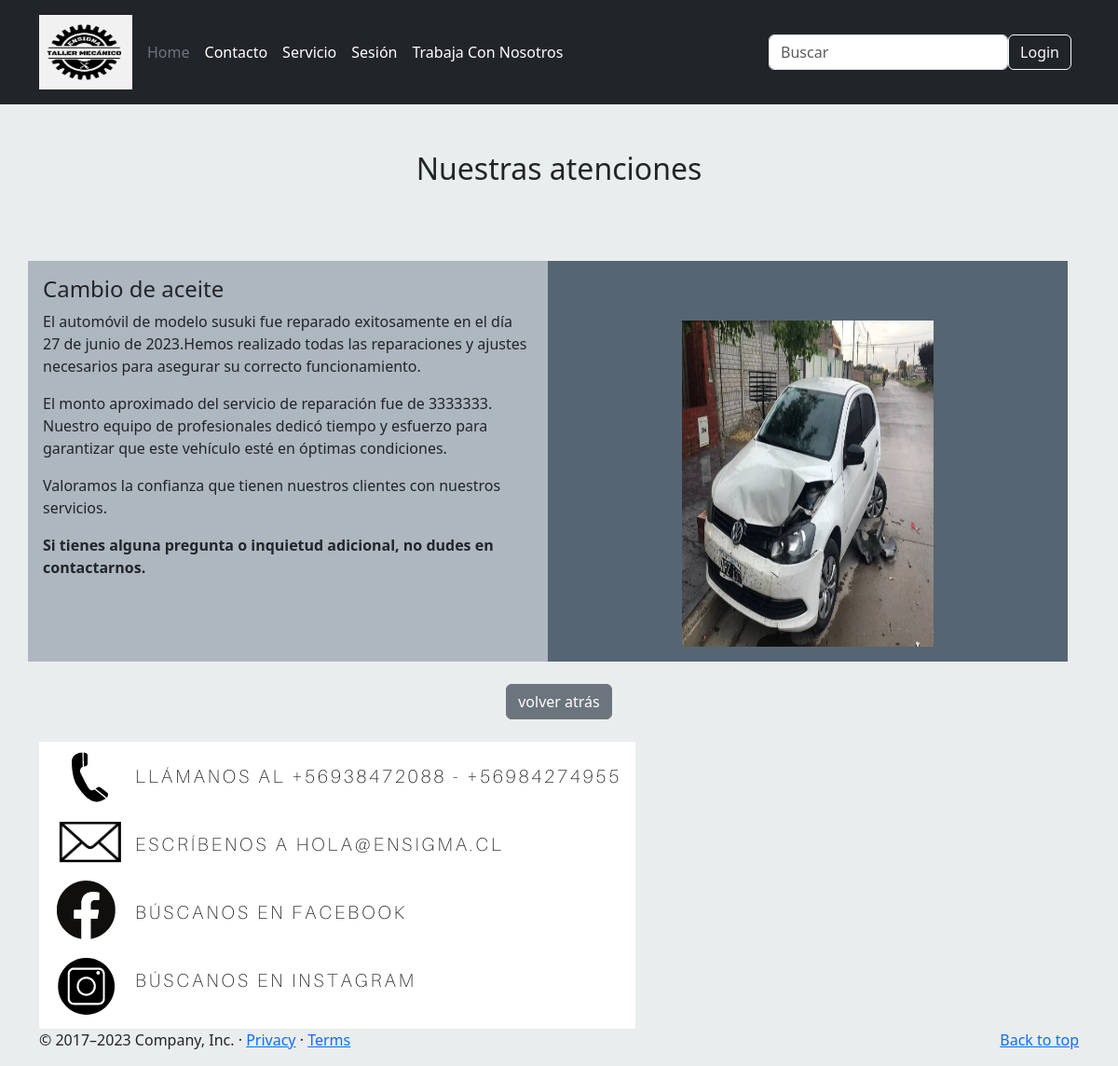
/informacion_atencion/2/, run on the app's committed database.
### appweb/models.py (models this page shows, shortened)
class Atencion(models.Model):
    id_atencion = models.AutoField(primary_key=True)
    fecha = models.DateField()
    monto = models.IntegerField()
    Modelo = models.CharField(max_length=100)
    categoria = models.ForeignKey(Categoria, on_delete=models.CASCADE)
    observacion = models.TextField()
    motivoRechazo = models.TextField(null=True,blank=True)
    Estado = models.CharField(max_length=50, default='Pendiente')
    usuario = models.ForeignKey(User, on_delete=models.CASCADE, blank=True, null=True)
    fotografia = models.ImageField(null=True, upload_to='categoria')

class Categoria(models.Model):
    nombre_categoria = models.CharField(max_length=50)
    def __str__(self):
        return self.nombre_categoria

### appweb/views.py (the view)
# urls.py: path('informacion_atencion/<id_atencion>/',Inform_atenciones,name="Inform_atenciones"),
def Inform_atenciones(request,id_atencion):
    atencion = Atencion.objects.filter(id_atencion=id_atencion)
    data = {
        "atencion" : atencion
    }
    print(data)
    return render(request, "informacion_atencion.html",data)

### appweb/templates/informacion_atencion.html (shortened to what this page needs)
{% extends 'base.html' %}
{% load static %}
{% block contenido %}
<div class="container" style="margin-top: 50px" >
  <div id="profesionales_excelencia" class="row" >
    <div class="cont-profesionales col-lg-12 col-md-12 col-sm-12 col-xs-12">
        <center><h2>Nuestras atenciones</h2></center>
      <br>
      <br>
      <br>
      <div class="cont-listado row">
        <div class="row " id="menu">
            {% for p in atencion %}
            <div class="col-md-6 p-3" style="background-color:#AEB6BF ;">
                <h4> {{p.categoria}}</h4>
                <p>El automóvil de modelo {{ p.Modelo }} fue reparado exitosamente en el día {{ p.fecha }}.Hemos
                    realizado todas las reparaciones y ajustes necesarios para asegurar su correcto funcionamiento.</p>
                <p>El monto aproximado del servicio de reparación fue de {{ p.monto }}. Nuestro equipo de profesionales dedicó tiempo y
                   esfuerzo para garantizar que este vehículo esté en óptimas condiciones.</p>
                <p>Valoramos la confianza que tienen nuestros clientes con nuestros servicios. </p>
                    <strong> Si tienes
                            alguna pregunta o inquietud adicional, no dudes en contactarnos.</strong>
            </div>
            <div class="col-md-6 p-3" style="background-color:#566573;">
                <br>
                <br>
                <center><a href="#">
                    {% if p.fotografia %}
                    <img width="270" height="350"
                      src="{{p.fotografia.url}}"
                      class="img-responsive wp-post-image" alt="" decoding="async" loading="lazy">
                    {% else %}
                      <img width="270" height="350"
                      src=""
                      class="img-responsive wp-post-image" alt="" decoding="async" loading="lazy">
                    {% endif%}
                    </a>
                </center>
            </div>
            {% endfor %}
        </div>
        <section>
          <br>
          <center><input type="button" class="btn btn-secondary btn" onclick="history.back()" name="volver atrás" value="volver atrás"></center>
          <br>
        </section>
        <div>
            <img src="{% static './imagen/dato.png'%}" style="float: left">
        </div>
    </div>
  </div>
</div>
{% endblock %}

### data on the page
Atencion: categoria "Cambio de aceite", Modelo "susuki", fecha "27 de junio de 2023", monto "3333333", fotografia (picture)
